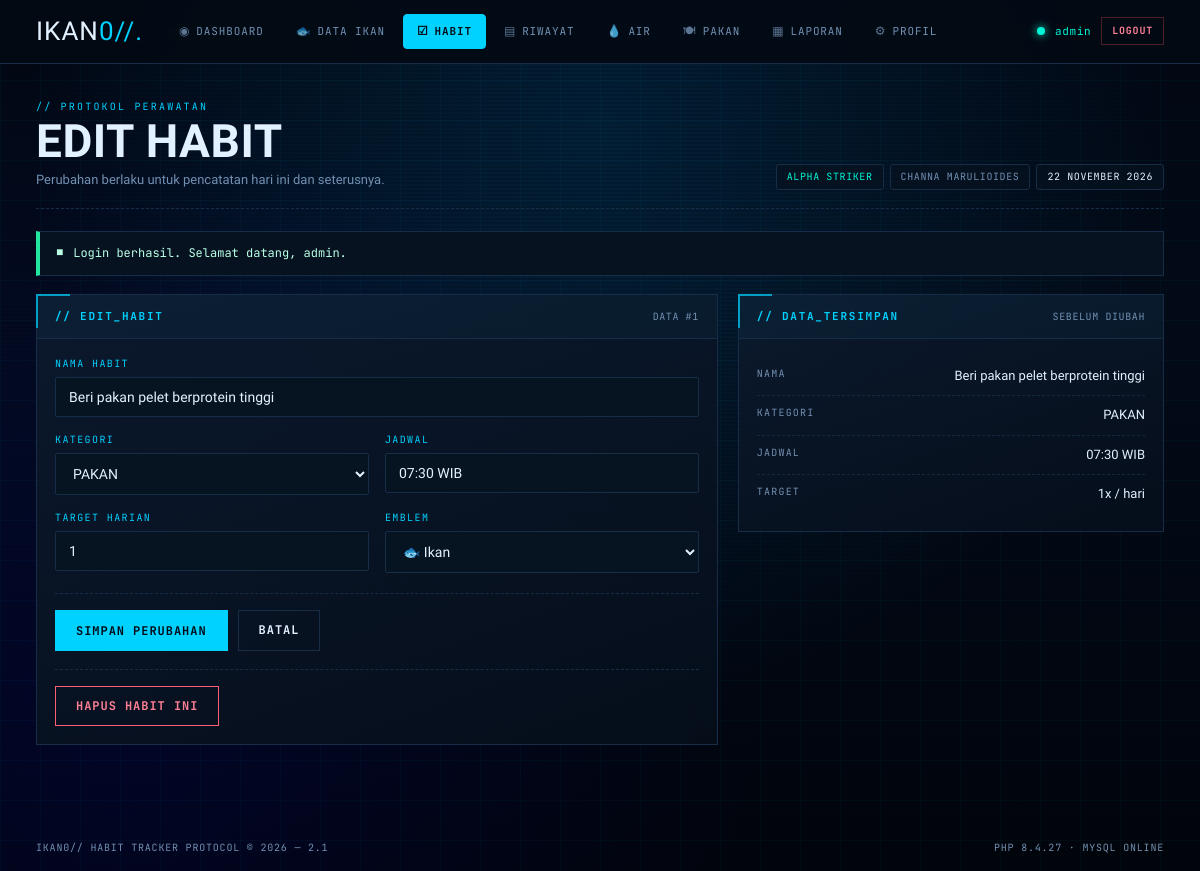
The app's page /habit/edit.php?id=1 (signed in) with its own data.
### tables this page shows
CREATE TABLE IF NOT EXISTS `users` (
  `id`         INT AUTO_INCREMENT PRIMARY KEY,
  `username`   VARCHAR(50)  NOT NULL UNIQUE,
  `password`   VARCHAR(255) NOT NULL,
  `nama_ikan`  VARCHAR(60)  NOT NULL DEFAULT 'Ikan Cupang Alpha',
  `jenis_ikan` VARCHAR(60)  NOT NULL DEFAULT 'Betta splendens',
  `created_at` TIMESTAMP    DEFAULT CURRENT_TIMESTAMP
);

CREATE TABLE IF NOT EXISTS `habits` (
  `id`            INT AUTO_INCREMENT PRIMARY KEY,
  `user_id`       INT NOT NULL,
  `nama_habit`    VARCHAR(100) NOT NULL,
  `kategori`      VARCHAR(50)  NOT NULL DEFAULT 'PAKAN',
  `waktu`         VARCHAR(40)  NOT NULL DEFAULT 'Rutin Harian',
  `emblem`        VARCHAR(10)  NOT NULL DEFAULT '🐟',
  `target_harian` INT NOT NULL DEFAULT 1,
  `created_at`    TIMESTAMP DEFAULT CURRENT_TIMESTAMP,
  KEY `idx_habits_user` (`user_id`),
  CONSTRAINT `fk_habits_user`
    FOREIGN KEY (`user_id`) REFERENCES `users`(`id`) ON DELETE CASCADE
);

### includes/auth.php (called while the page is built, shortened)
<?php
require_once __DIR__ . '/koneksi.php';
function current_user(): ?array
{
    return [
        'id'         => (int)$_SESSION['user_id'],
        'username'   => $_SESSION['username']    ?? 'Admin',
        'nama_ikan'  => $_SESSION['nama_ikan']   ?? 'Ikan Tanpa Nama',
        'jenis_ikan' => $_SESSION['jenis_ikan']  ?? 'Spesies tidak diketahui',
    ];
}
function sinkron_user_database(): void
{
    $id  = (int)$_SESSION['user_id'];
    $row = db_row(
        "SELECT id, username, nama_ikan, jenis_ikan FROM users WHERE id = ? LIMIT 1",
        'i',
        [$id]
    );
}
sinkron_user_database();
$theme_mode = $_COOKIE['ikan_theme'] ?? 'abyss-dark';

### includes/koneksi.php (called while the page is built, shortened)
<?php
$conn             = @new mysqli(DB_HOST, DB_USER, DB_PASS, DB_NAME);
$db_connected     = true;
if ($conn->connect_error) {
    $db_connected     = false;
    $db_error_message = $conn->connect_error;
    error_log('[IKAN] Koneksi database gagal: ' . $conn->connect_error);
} else {
    $conn->set_charset('utf8mb4');
}
function db_tipe($nilai): string
{
    if (is_int($nilai) || is_bool($nilai)) {
        return 'i';
    }
    return 's';
}
function db_jalankan(string $sql, array $params = [])
{
    global $conn, $db_connected;
    $stmt = $conn->prepare($sql);
    $tipe = '';
    foreach ($params as $nilai) {
        $tipe .= db_tipe($nilai);
    }
    $stmt->bind_param($tipe, ...array_values($params));
    if (!$stmt->execute()) {
        error_log('[IKAN] Eksekusi gagal: ' . $stmt->error . ' | ' . $sql);
        return false;
    }
    if ($stmt->field_count > 0) {
        $hasil = $stmt->get_result();
        return $hasil;
    }
    return $stmt;
}
function db_row(string $sql, string $types = '', array $params = []): ?array
{
    $hasil = db_jalankan($sql, $params);
    $row = $hasil->fetch_assoc();
    return $row ?: null;
}

### includes/functions.php (called while the page is built, shortened)
<?php
function e($teks): string
{
    return htmlspecialchars((string)$teks, ENT_QUOTES, 'UTF-8');
}
function take_flash(): ?array
{
    $flash = $_SESSION['flash'];
    return $flash;
}
function nama_bulan(int $bulan): string
{
    $bulan_indonesia = [
        1 => 'Januari', 'Februari', 'Maret', 'April', 'Mei', 'Juni',
        'Juli', 'Agustus', 'September', 'Oktober', 'November', 'Desember'
    ];
    return $bulan_indonesia[$bulan] ?? '';
}
function tanggal_indonesia(string $tanggal): string
{
    $ts = strtotime($tanggal);
    return date('j', $ts) . ' ' . nama_bulan((int)date('n', $ts)) . ' ' . date('Y', $ts);
}

### habit/edit.php (the view, shortened to what this page needs)
<?php
require_once __DIR__ . '/../includes/auth.php';
require_once __DIR__ . '/../includes/functions.php';
$user = current_user();
$id   = isset($_GET['id']) ? (int)$_GET['id'] : (int)($_POST['id'] ?? 0);
$daftar_kategori = ['PAKAN', 'KUALITAS AIR', 'SANITASI', 'KESEHATAN', 'SUHU & LAMPU'];
$pilihan_emblem  = ['🐟', '🐠', '🐡', '🦈', '💧', '🌡️', '🧽', '💊', '⏱️'];
$label_emblem = [
    '🐟' => 'Ikan', '🐠' => 'Tropical', '🐡' => 'Buntal', '🦈' => 'Hiu',
    '💧' => 'Air', '🌡️' => 'Suhu', '🧽' => 'Bersih', '💊' => 'Obat',
    '⏱️' => 'Jadwal',
];
$habit = $db_connected
    ? db_row(
        "SELECT id, nama_habit, kategori, waktu, emblem, target_harian
         FROM habits WHERE id = ? AND user_id = ? LIMIT 1",
        'ii',
        [$id, (int)$user['id']]
    )
    : null;
$data = $habit;
$page_title   = 'Edit Habit';
$page_eyebrow = 'PROTOKOL PERAWATAN';
$page_desc    = 'Perubahan berlaku untuk pencatatan hari ini dan seterusnya.';
$active       = 'habit';
include __DIR__ . '/../includes/header.php';
?>
<div class="split">
  <div class="panel">
    <div class="panel-head">
      <h2 class="panel-title">// EDIT_HABIT</h2>
      <span class="panel-sub">DATA #<?= $id ?></span>
    </div>
    <div class="panel-body">
      <form method="post" action="<?= BASE_URL ?>habit/edit.php?id=<?= $id ?>"
            class="form-cyber" data-warn-unsaved>
        <div class="form-row">
          <label class="form-label" for="nama_habit">Nama habit</label>
          <input class="form-input" type="text" id="nama_habit" name="nama_habit"
                 value="<?= e($data['nama_habit']) ?>" maxlength="100" required>
        </div>
        <div class="form-grid">
          <div class="form-row" style="margin:0;">
            <label class="form-label" for="kategori">Kategori</label>
            <select class="form-select" id="kategori" name="kategori">
              <?php foreach ($daftar_kategori as $k) { ?>
                <option value="<?= e($k) ?>" <?= $data['kategori'] === $k ? 'selected' : '' ?>>
                  <?= e($k) ?>
                </option>
              <?php } ?>
            </select>
          </div>
          <div class="form-row" style="margin:0;">
            <label class="form-label" for="waktu">Jadwal</label>
            <input class="form-input" type="text" id="waktu" name="waktu"
                   value="<?= e($data['waktu']) ?>" maxlength="40">
          </div>
          <div class="form-row" style="margin:0;">
            <label class="form-label" for="target_harian">Target harian</label>
            <input class="form-input" type="number" id="target_harian" name="target_harian"
                   value="<?= (int)$data['target_harian'] ?>" min="1" max="10">
          </div>
          <div class="form-row" style="margin:0;">
            <label class="form-label" for="emblem">Emblem</label>
            <select class="form-select" id="emblem" name="emblem">
              <?php foreach ($pilihan_emblem as $em) { ?>
                <option value="<?= $em ?>" <?= $data['emblem'] === $em ? 'selected' : '' ?>>
                  <?= $em ?> <?= $label_emblem[$em] ?? '' ?>
                </option>
              <?php } ?>
            </select>
          </div>
        </div>
        <div class="form-actions">
          <button class="btn-cyber" type="submit">SIMPAN PERUBAHAN</button>
          <a class="btn-cyber ghost" href="<?= BASE_URL ?>habit/index.php">BATAL</a>
        </div>
      </form>
      <form method="post" action="<?= BASE_URL ?>habit/hapus.php"
            style="margin-top:18px;padding-top:16px;border-top:1px dashed var(--border-color);">
        <button class="btn-cyber danger" type="submit"
                data-confirm="Hapus habit <?= e($data['nama_habit']) ?> beserta seluruh riwayat centangnya?">
          HAPUS HABIT INI
        </button>
      </form>
    </div>
  </div>
  <div class="panel">
    <div class="panel-head">
      <h2 class="panel-title">// DATA_TERSIMPAN</h2>
      <span class="panel-sub">SEBELUM DIUBAH</span>
    </div>
    <div class="panel-body">
      <div class="kv-list">
        <div class="kv-row"><span class="kv-key">Nama</span><span class="kv-val"><?= e($habit['nama_habit']) ?></span></div>
        <div class="kv-row"><span class="kv-key">Kategori</span><span class="kv-val"><?= e($habit['kategori']) ?></span></div>
        <div class="kv-row"><span class="kv-key">Jadwal</span><span class="kv-val"><?= e($habit['waktu']) ?></span></div>
        <div class="kv-row"><span class="kv-key">Target</span><span class="kv-val"><?= (int)$habit['target_harian'] ?>x / hari</span></div>
      </div>
    </div>
  </div>
</div>
<?php include __DIR__ . '/../includes/footer.php'; ?>

### includes/header.php (shortened to what this page needs)
<?php
require_once __DIR__ . '/auth.php';
require_once __DIR__ . '/functions.php';
$user         = current_user();
$page_title   = $page_title   ?? APP_NAME;
$active       = $active       ?? '';
$page_eyebrow = $page_eyebrow ?? 'IKAN// PROTOCOL';
$page_desc    = $page_desc    ?? '';
$flash        = take_flash();
$menu = [
    'dashboard' => ['label' => 'DASHBOARD',  'url' => 'index.php',        'icon' => '◉'],
    'ikan'      => ['label' => 'DATA IKAN',  'url' => 'ikan/index.php',   'icon' => '🐟'],
    'habit'     => ['label' => 'HABIT',      'url' => 'habit/index.php',  'icon' => '☑'],
    'log'       => ['label' => 'RIWAYAT',    'url' => 'log/index.php',    'icon' => '▤'],
    'air'       => ['label' => 'AIR',        'url' => 'air/index.php',    'icon' => '💧'],
    'pakan'     => ['label' => 'PAKAN',      'url' => 'pakan/index.php',  'icon' => '🍽'],
    'laporan'   => ['label' => 'LAPORAN',    'url' => 'laporan.php',      'icon' => '▦'],
    'profil'    => ['label' => 'PROFIL',     'url' => 'profil.php',       'icon' => '⚙'],
];
?>
<!DOCTYPE html>
<html lang="id">
<head>
  <link rel="stylesheet" href="<?= BASE_URL ?>assets/css/style.css">
  <link rel="stylesheet" href="<?= BASE_URL ?>assets/css/pages.css">
</head>
<body class="page-inner <?= $theme_mode === 'mint-cyan' ? 'theme-mint' : '' ?>">
  <div class="grid-bg"></div>
  <div class="scanlines"></div>
  <header class="shell-topbar">
    <div class="shell-wrap">
      <a class="shell-brand" href="<?= BASE_URL ?>index.php">
        IKAN<span class="accent">0//.</span>
      </a>
      <nav class="shell-nav">
        <?php foreach ($menu as $kunci => $item) { ?>
          <a href="<?= BASE_URL . $item['url'] ?>"
             class="shell-nav-link <?= $active === $kunci ? 'is-active' : '' ?>">
            <span class="nav-icon"><?= $item['icon'] ?></span>
            <?= $item['label'] ?>
          </a>
        <?php } ?>
      </nav>
      <div class="shell-user">
        <span class="db-dot <?= $db_connected ? 'on' : 'off' ?>"
              title="<?= $db_connected ? 'MySQL terhubung' : 'MySQL mati - mode demo' ?>"></span>
        <span class="user-name"><?= e($user['username']) ?></span>
        <a class="btn-mini danger" href="<?= BASE_URL ?>logout.php"
           onclick="return confirm('Keluar dari sistem?');">LOGOUT</a>
      </div>
    </div>
  </header>
  <main class="shell-wrap shell-main">
    <div class="page-head">
      <div>
        <span class="eyebrow">// <?= e($page_eyebrow) ?></span>
        <h1 class="page-title"><?= e($page_title) ?></h1>
        <?php if ($page_desc !== '') { ?>
          <p class="page-desc"><?= e($page_desc) ?></p>
        <?php } ?>
      </div>
      <div class="page-head-meta">
        <span class="meta-chip"><?= e($user['nama_ikan']) ?></span>
        <span class="meta-chip dim"><?= e($user['jenis_ikan']) ?></span>
        <span class="meta-chip mono"><?= tanggal_indonesia(date('Y-m-d')) ?></span>
      </div>
    </div>
    <?php if ($flash) { ?>
      <div class="flash flash-<?= e($flash['tipe']) ?>">
        <span class="flash-mark">■</span>
        <?= e($flash['pesan']) ?>
      </div>
    <?php } ?>

### assets/css/style.css (style rules this page uses)
:root { --bg-color: #030811; --bg-surface: #071220; --bg-surface-2: #0c1a2e; --border-color: #172d47; --brand-blue: #00d2ff; --brand-blue-hover: #38bdf8; --brand-blue-glow: rgba(0, 210, 255, 0.45); --brand-cyan: #00f5d4; --brand-lime: #52e5ff; --brand-yellow: #38bdf8; --text-main: #e2f1ff; --text-muted: #7290b2; --text-dark: #020b17; --font-display: 'Teko', sans-serif; --font-mono: 'JetBrains Mono', monospace; --font-body: 'Chakra Petch', sans-serif; }
*, *::before, *::after { box-sizing: border-box; margin: 0; padding: 0; }
body { background-color: var(--bg-color); background: radial-gradient(circle at 50% 15%, rgba(0, 119, 182, 0.22) 0%, transparent 60%), radial-gradient(circle at 10% 80%, rgba(3, 4, 94, 0.35) 0%, transparent 50%), linear-gradient(180deg, #020712 0%, #030b18 40%, #01040a 100%); background-attachment: fixed; color: var(--text-main); font-family: var(--font-body); min-height: 100vh; overflow-x: hidden; position: relative; line-height: 1.4; -webkit-font-smoothing: antialiased; }
.grid-bg { position: fixed; inset: 0; background-size: 40px 40px; background-image: linear-gradient(to right, rgba(0, 210, 255, 0.04) 1px, transparent 1px), linear-gradient(to bottom, rgba(0, 210, 255, 0.04) 1px, transparent 1px); pointer-events: none; z-index: 0; }
.scanlines { position: fixed; inset: 0; background: linear-gradient(rgba(0, 30, 60, 0) 50%, rgba(0, 10, 25, 0.35) 50%); background-size: 100% 4px; pointer-events: none; z-index: 1; opacity: 0.6; }

### records on screen
users: username "admin", nama_ikan "ALPHA STRIKER", jenis_ikan "CHANNA MARULIOIDES"
habits: nama_habit "Beri pakan pelet berprotein tinggi", waktu "07:30 WIB", target_harian "1", emblem "🐟 Ikan", kategori "PAKAN"

### other values on screen
$item['icon'] "◉"
$item['label'] "DASHBOARD"
$item['icon'] "🐟"
$item['label'] "DATA IKAN"
$item['icon'] "☑"
$item['label'] "HABIT"
$item['icon'] "▤"
$item['label'] "RIWAYAT"
$item['icon'] "💧"
$item['label'] "AIR"
$item['icon'] "🍽"
$item['label'] "PAKAN"
$item['icon'] "▦"
$item['label'] "LAPORAN"
$item['icon'] "⚙"
